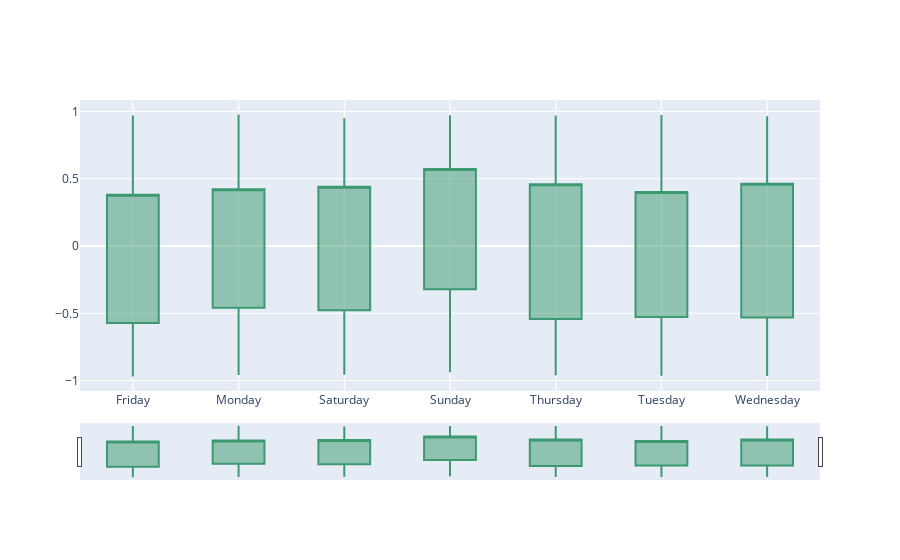

Notebook cell for this chart:
### Markdown cell above
#### Day of Week

### Code cell
make_candle_plot(df=overall_df, groupby_='DAY_OF_WEEK', attribute='OVERALL_SENTIMENT' )

### Figure 1 — Plotly figure (JSON) as saved in the notebook; plotly's stock layout.template omitted (floating-point values rounded to 4 significant figures)
{"data": [{"close": [0.3818, 0.4215, 0.4404, 0.5719, 0.4588, 0.4019, 0.4625], "high": [0.9702, 0.9769, 0.9501, 0.9709, 0.9696, 0.9735, 0.9642], "low": [-0.9691, -0.959, -0.9568, -0.9382, -0.9595, -0.9643, -0.9666], "open": [-0.5719, -0.4588, -0.4767, -0.3205, -0.5423, -0.5267, -0.5303], "type": "candlestick", "x": ["Friday", "Monday", "Saturday", "Sunday", "Thursday", "Tuesday", "Wednesday"]}], "layout": {}}
